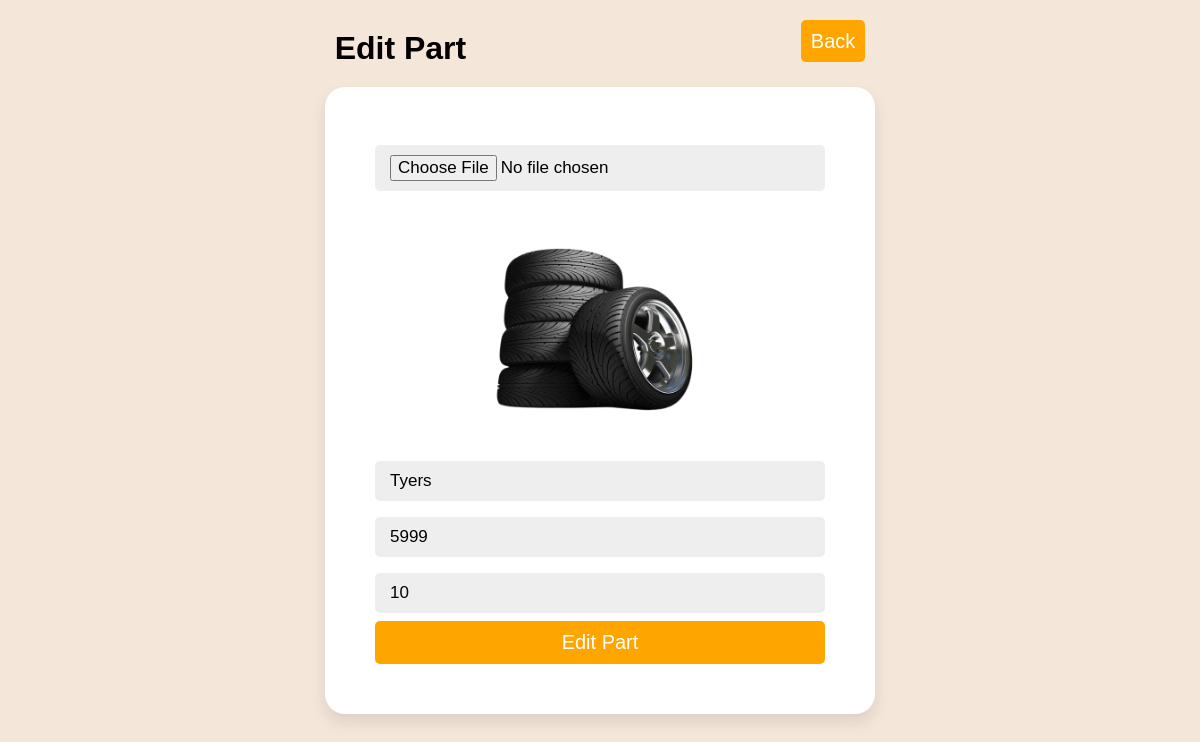
Page /admin/edt-part.php?id=1 on the committed database.
### tables this page shows
CREATE TABLE `parts` (
  `ID` int(11) NOT NULL,
  `p_name` varchar(50) NOT NULL,
  `p_price` int(20) NOT NULL,
  `p_quantity` int(20) NOT NULL,
  `Image` varchar(255) NOT NULL
);

### admin/edt-part.php (the view, shortened to what this page needs)
<!DOCTYPE html>
<html lang="en">
<head>
</head>
<body>
    <header>
        <h1>Edit Part</h1>
        <div>
            <a href="add-parts.php" class="form-btn">Back</a>
        </div>
    </header>
    <div class="form-container">
        <form action="e-part.php" method="post" enctype="multipart/form-data">
            <?php
            include '../connect.php';
            if (isset($_GET['id'])) {
                $id = $_GET['id'];
                $sql = "SELECT * FROM parts WHERE ID=$id";
                $result = mysqli_query($conn, $sql);
                $data = mysqli_fetch_array($result);
                ?>
                <div>
                    <input type="file" name="image">
                    <img src="<?php echo $data['Image']; ?>" width='300px' height='150px' alt="" class="box-img">
                </div>
                <div>
                    <input type="text" value="<?php echo $data['p_name']; ?>" name="p_name" placeholder="Name of the Part">
                </div>
                <div>
                    <input type="number" value="<?php echo $data['p_price']; ?>" name="p_price"
                        placeholder="Price of the Part">
                </div>
                <div>
                    <input type="number" value="<?php echo $data['p_quantity']; ?>" name="p_quantity"
                        placeholder="Quantity of the Part">
                </div>
                <div>
                    <button type="submit" name="edt" value="Edit Part" class="form-btn" style="width:100%">Edit
                        Part</button>
                </div>
                <?php
            } else {
                echo "<h3>Part Does Not Exist</h3>";
            }
            ?>
        </form>
    </div>
</body>
</html>

### admin/edt-part.php (style rules this page uses)
* { font-family: sans-serif; margin: 0; padding: 0; box-sizing: border-box; outline: none; border: none; text-decoration: none; }
:root { --box-shadow: 0 0.5rem 1rem rgba(0, 0, 0, 0.1); --main-color: #ffa500; --bg-color: #fff; }
.form-container { min-height: 100vh; display: flex; align-items: center; flex-direction: column; padding-top: 20px; padding-bottom: 60px; background: #f5e6da; }
header { padding-top: 30px; display: flex; justify-content: space-evenly; background: #f5e6da; }
.form-container form { padding: 50px; border-radius: 20px; box-shadow: var(--box-shadow); background: #fff; text-align: center; width: 550px; }
.form-container form input, .form-container form select { width: 100%; padding: 10px 15px; font-size: 17px; margin: 8px 0; background: #eee; border-radius: 5px; }
.form-btn { padding: 10px; border-radius: 5px; background: var(--main-color); color: var(--bg-color); text-transform: capitalize; font-size: 20px; cursor: pointer; text-decoration: none; }
.box-img { height: 250px; width: 250px; aspect-ratio: 3/2; object-fit: contain; }

### rows in the picture
parts: Image (picture), p_name "Tyers", p_price "5999", p_quantity "10"
